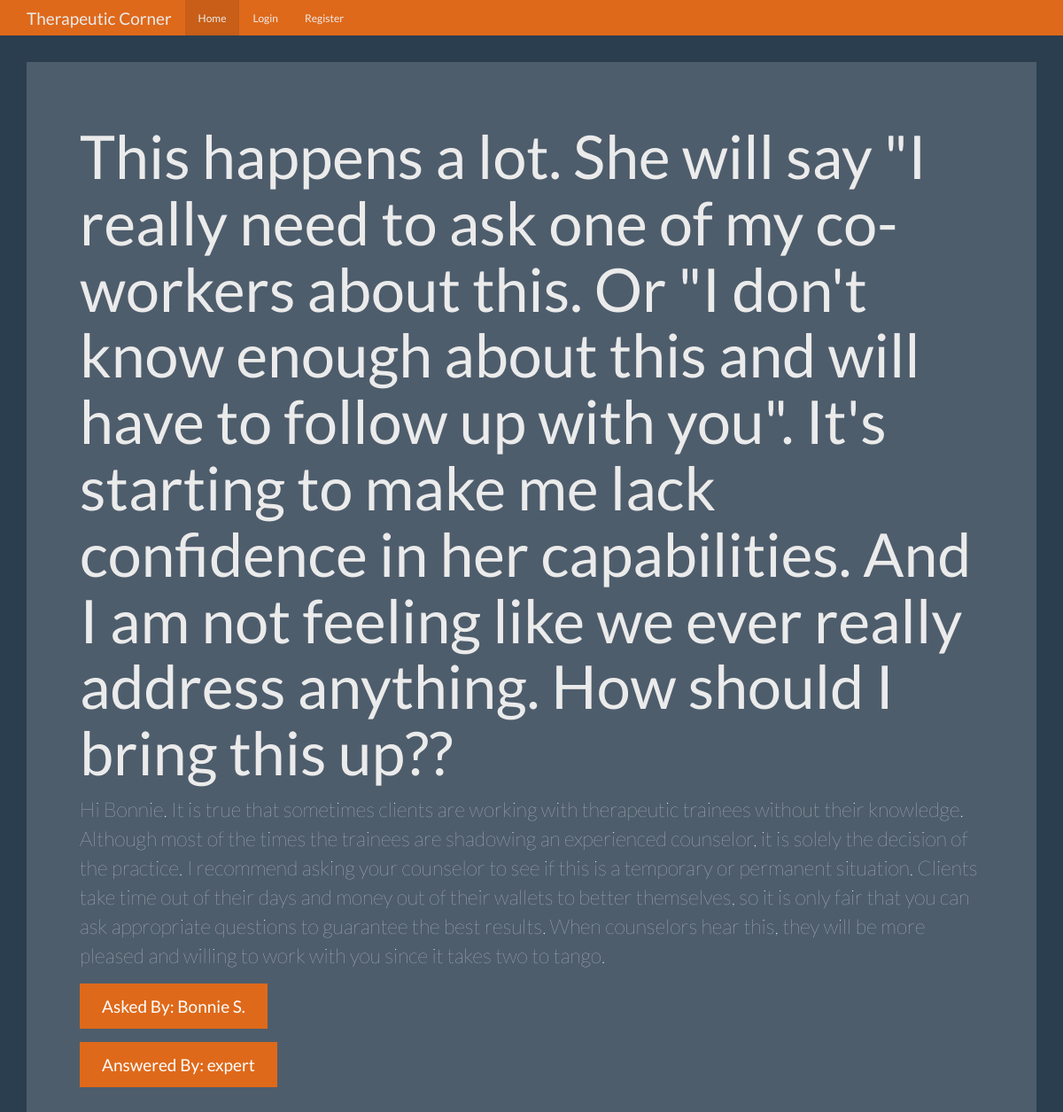
The app's page /question/8 with its own data.
### tables this page shows
CREATE TABLE questions (
    id integer primary key autoincrement,
    question_text text not null,
    answer_text text,
    asked_by_id integer not null,
    expert_id integer not null
);

CREATE TABLE users (
    id integer primary key autoincrement,
    name text not null,
    password text not null,
    expert boolean not null,
    admin boolean not null 
);

### app.py (the view)
@app.route('/question/<question_id>')
def question(question_id):
    user = get_current_user()
    db = get_db()
    question_cur = db.execute('''select
                                     questions.question_text,
                                     questions.answer_text,
                                     askers.name as asker_name,
                                     experts.name as expert_name
                                from questions
                                join users as askers on askers.id = questions.asked_by_id
                                join users as experts on experts.id = questions.expert_id
                                where questions.id = ?''', [question_id])
    question = question_cur.fetchone()
    return render_template('question.html', user=user, question=question)

### app.py (called while the page is built)
def get_current_user():
    user_result = None
    if 'user' in session:
        user = session['user']
        db = get_db()
        user_cur = db.execute('select id, name, password, expert, admin from users where name = ?', [user])
        user_result = user_cur.fetchone()
    return user_result

### database.py (called while the page is built)
def connect_db():
    sql = sqlite3.connect('/Users/stan/Desktop/Flask/question_answer/questions.db')
    sql.row_factory = sqlite3.Row
    return sql

def get_db():
    if not hasattr(g, 'sqlite_db'):
        g.sqlite_db = connect_db()
    return g.sqlite_db

### templates/question.html (shortened to what this page needs)
{% extends "base.html" %}
{% from "show_links.html" import show_links %}
{% block nav %}
{{ show_links(user) }}
{% endblock %}
{% block body %}
      <div class="jumbotron">
        <h1>{{ question['question_text'] }}?</h1>
        <p>{{ question['answer_text'] }}</p>
        <p><a class="btn btn-primary btn-lg">Asked By: {{ question['asker_name'] }}</a></p>
        <p><a class="btn btn-primary btn-lg">Answered By: {{ question['expert_name'] }}</a></p>
      </div>
{% endblock %}

### static/theme.css (style rules this page uses)
body { padding-top: 70px; padding-bottom: 30px; }

### records on screen
questions: question_text "This happens a lot. She will say \"I really need to ask one of my co-workers about this. Or \"I don't know enough about this and will have to follow up with you\". It's starting to make me lack confidence in her capabilities. And I am not feeling like we ever really address anything. How should I bring this up?", answer_text "Hi Bonnie. It is true that sometimes clients are working with therapeutic trainees without their knowledge. Although most of the times the trainees are shadowing an experienced counselor, it is solely the decision of the practice. I recommend asking your counselor to see if this is a temporary or permanent situation. Clients take time out of their days and money out of their wallets to better themselves, so it is only fair that you can ask appropriate questions to guarantee the best results. When counselors hear this, they will be more pleased and willing to work with you since it takes two to tango."
users: asker_name "Bonnie S."
users: expert_name "expert"
